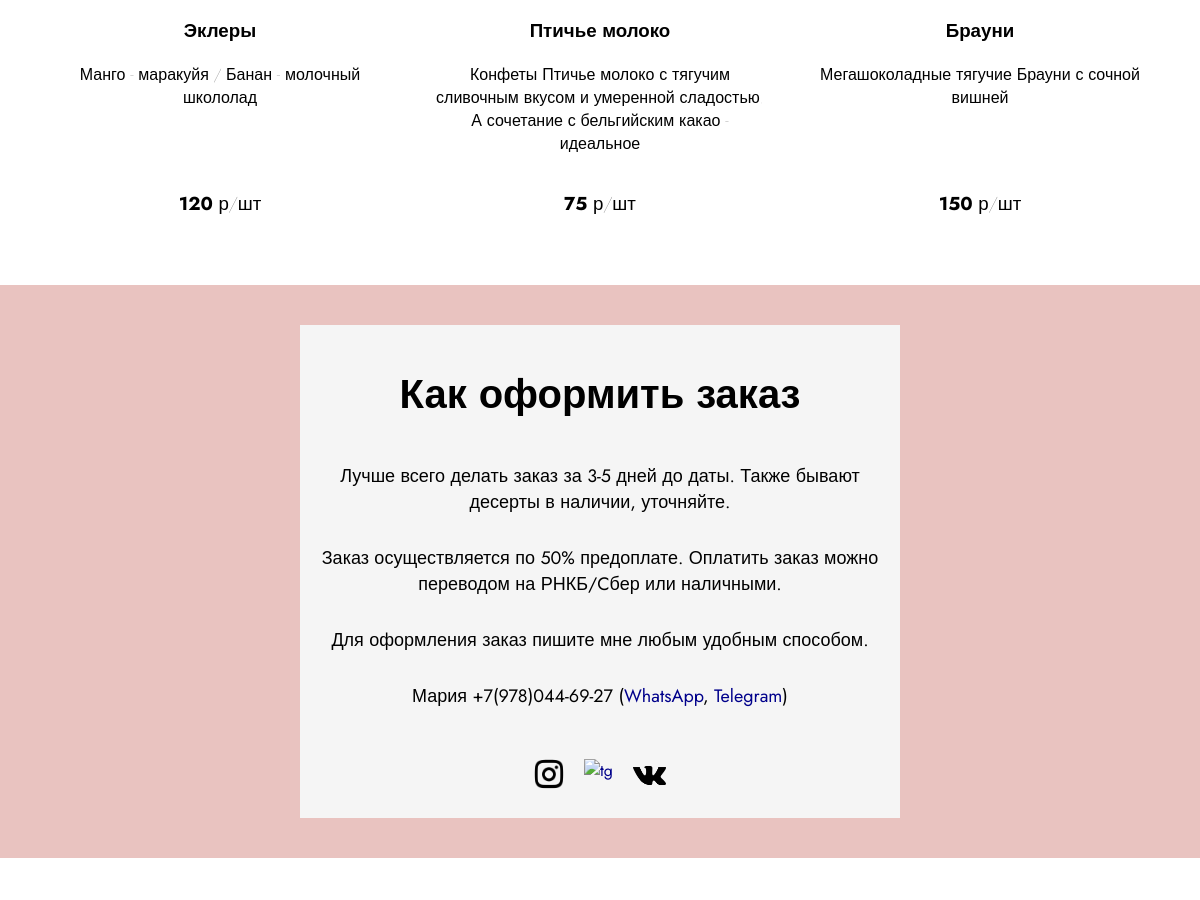
Before: /?category=DS (middle part) with the older database file.
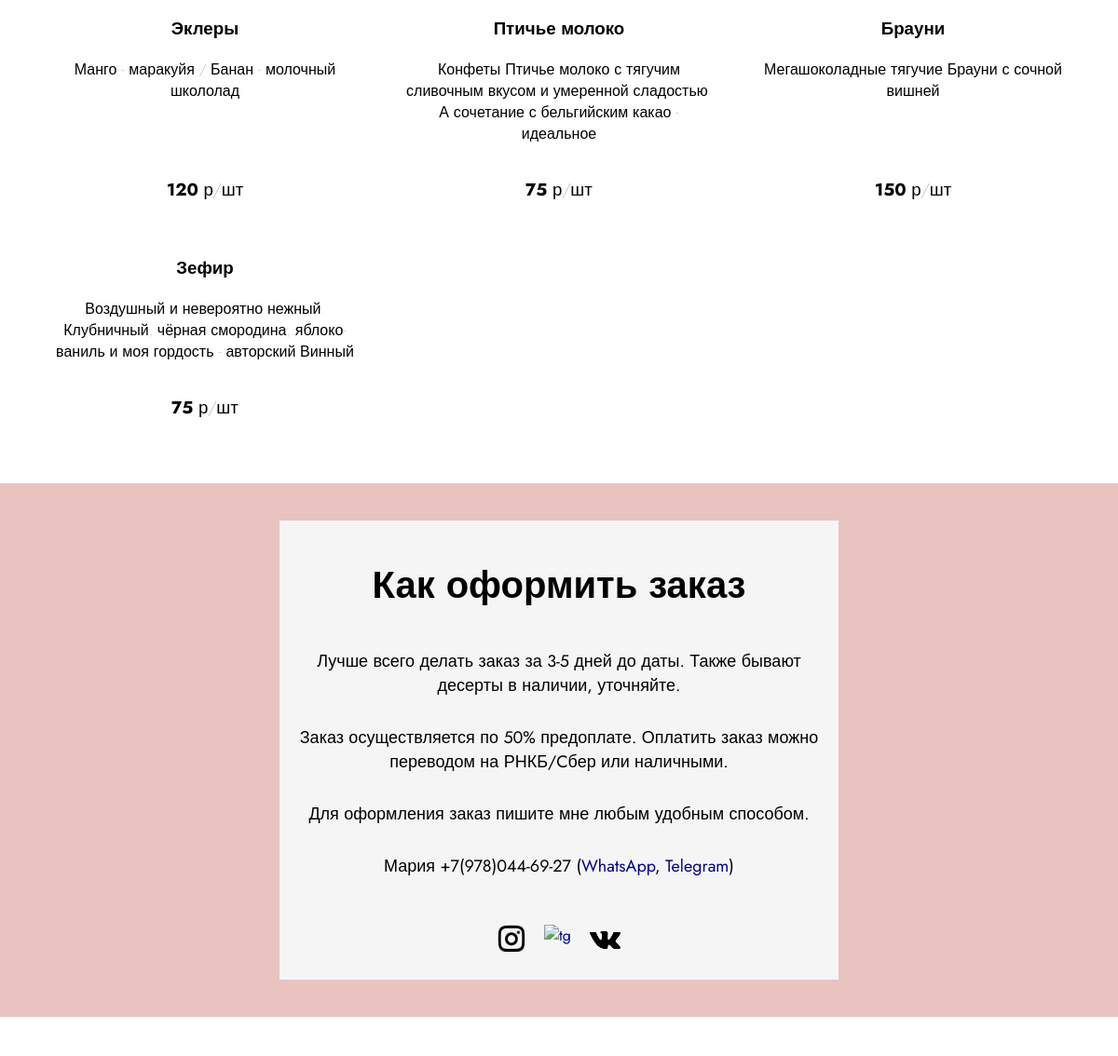
After: the same page with the newer database file.
### ICY/models.py (models this page shows, shortened)
class Product(models.Model):
    name = models.CharField(max_length=64)
    category = models.CharField(max_length=2, choices=CATEGORIES, default='BC', verbose_name="Категория")
    description = models.TextField(max_length=512)
    price = models.IntegerField()

### ICY/views.py (the view)
# urls.py: path('', cache_page(60)(ProductsView.as_view())),
class ProductsView(ListView):
    template_name = 'index.html'
    context_object_name = 'products'
    queryset = Product.objects.all()
    images = Images.objects.filter(default=True)
    def get_filter(self):
        return CategoryFilter(self.request.GET, queryset=super().get_queryset())
    def get_queryset(self):
        return self.get_filter().qs
    def get_context_data(self, *args, **kwargs):
        return {
            **super().get_context_data(*args, **kwargs),
            'filter': self.get_filter(),
            'images': self.images
        }

### ICY/templates/index.html (shortened to what this page needs)
<!DOCTYPE html> {% load static %}
<html>
<head>
    <link rel="stylesheet" type="text/css" href="{% static 'css/index.css' %}">
</head>
<body>
    <div class="content">
        <div id="products" class="content-products">
            <div class="content-products-range">
                {% for item in products %}
                <a class="content-products-range-product" href="{% url 'product' item.id %}">
                    <div class="content-products-range-product-main">
                        <h3>{{ item.name }}</h3>
                        <p>{{ item.description }}</p>
                    </div>
                    <div class="content-products-range-product-price">
                        {% if item.category == 'DS' %}
                        <h3>{{ item.price }} <span class="units">р/шт</span></h3>
                        {% else %}
                        <h3>{{ item.price }} <span class="units">р/кг</span></h3>
                        {% endif %}
                    </div>
                </a>
                {% endfor %}
            </div>
        </div>
    </div>
    <div id="order" class="how-to-order">
        <div class="how-to-order-text-container">
            <h1>Как оформить заказ</h1>
            <p>Лучше всего делать заказ за 3-5 дней до даты. Также бывают десерты в наличии, уточняйте.</p>
            <p>Заказ осуществляется по 50% предоплате. Оплатить заказ можно переводом на РНКБ/Cбер или наличными. </p>
            <p>Для оформления заказ пишите мне любым удобным способом.</p>
            <p>Мария +7(978)044-69-27 (<a href="https://wa.me/+79780446927">WhatsApp</a>, <a href="https://t.me/MaryGutnik">Telegram</a>)</p>
            <div class="how-to-order-contacts">
                <div class="how-to-order-contacts-social_networks">
                    <a href="https://instagram.com/i_cakeyou">
                        <img class="how-to-order-contacts-social_networks__inst" src="{% static 'images/header/social_networks/inst.png' %}" alt="ig" width="50" height="50">
                    </a>
                    <a href="https://t.me/icakeyou">
                        <img class="how-to-order-contacts-social_networks__tg" src="{% static 'images/header/social_networks/telegram.png' %}" alt="tg" width="30" height="30">
                    </a>
                    <a href="https://vk.com/i_cakeyou">
                        <img class="how-to-order-contacts-social_networks__vk" src="{% static 'images/header/social_networks/vk.png' %}" alt="vk" width="33" height="33">
                    </a>
                </div>
            </div>
        </div>
    </div>
</body>
</html>

Changed rows visible on the page:
added Product: name "Зефир", description "Воздушный и невероятно нежный. Клубничный, чёрная смородина, яблоко-ваниль и моя гордость - авторский Винный", price "75"
